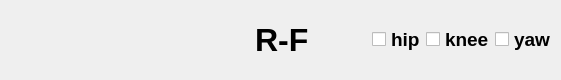
<?xml version="1.0" encoding="UTF-8"?>
<ui version="4.0">
 <class>DataPlotWidget</class>
 <widget class="QWidget" name="DataPlotWidget">
  <property name="geometry">
   <rect>
    <x>0</x>
    <y>0</y>
    <width>561</width>
    <height>80</height>
   </rect>
  </property>
  <property name="acceptDrops">
   <bool>true</bool>
  </property>
  <property name="windowTitle">
   <string>Plot</string>
  </property>
  <layout class="QVBoxLayout" name="verticalLayout">
   <property name="spacing">
    <number>0</number>
   </property>
   <property name="leftMargin">
    <number>0</number>
   </property>
   <property name="topMargin">
    <number>0</number>
   </property>
   <property name="rightMargin">
    <number>0</number>
   </property>
   <property name="bottomMargin">
    <number>0</number>
   </property>
   <item>
    <layout class="QHBoxLayout" name="dataPlotControls">
     <property name="spacing">
      <number>0</number>
     </property>
     <property name="leftMargin">
      <number>5</number>
     </property>
     <property name="topMargin">
      <number>5</number>
     </property>
     <property name="rightMargin">
      <number>5</number>
     </property>
     <property name="bottomMargin">
      <number>5</number>
     </property>
     <item>
      <spacer name="horizontalSpacer_5">
       <property name="orientation">
        <enum>Qt::Horizontal</enum>
       </property>
       <property name="sizeHint" stdset="0">
        <size>
         <width>40</width>
         <height>20</height>
        </size>
       </property>
      </spacer>
     </item>
     <item>
      <spacer name="horizontalSpacer_4">
       <property name="orientation">
        <enum>Qt::Horizontal</enum>
       </property>
       <property name="sizeHint" stdset="0">
        <size>
         <width>40</width>
         <height>20</height>
        </size>
       </property>
      </spacer>
     </item>
     <item>
      <spacer name="horizontalSpacer_3">
       <property name="orientation">
        <enum>Qt::Horizontal</enum>
       </property>
       <property name="sizeHint" stdset="0">
        <size>
         <width>40</width>
         <height>20</height>
        </size>
       </property>
      </spacer>
     </item>
     <item>
      <spacer name="horizontalSpacer">
       <property name="orientation">
        <enum>Qt::Horizontal</enum>
       </property>
       <property name="sizeHint" stdset="0">
        <size>
         <width>40</width>
         <height>20</height>
        </size>
       </property>
      </spacer>
     </item>
     <item>
      <widget class="QLabel" name="label">
       <property name="font">
        <font>
         <pointsize>24</pointsize>
         <weight>75</weight>
         <bold>true</bold>
        </font>
       </property>
       <property name="text">
        <string>R-F</string>
       </property>
      </widget>
     </item>
     <item>
      <spacer name="horizontalSpacer_2">
       <property name="orientation">
        <enum>Qt::Horizontal</enum>
       </property>
       <property name="sizeHint" stdset="0">
        <size>
         <width>40</width>
         <height>20</height>
        </size>
       </property>
      </spacer>
     </item>
     <item>
      <widget class="QCheckBox" name="checkBox_hip">
       <property name="font">
        <font>
         <pointsize>14</pointsize>
         <weight>75</weight>
         <bold>true</bold>
        </font>
       </property>
       <property name="text">
        <string>hip</string>
       </property>
      </widget>
     </item>
     <item>
      <widget class="QCheckBox" name="checkBox_knee">
       <property name="font">
        <font>
         <pointsize>14</pointsize>
         <weight>75</weight>
         <bold>true</bold>
        </font>
       </property>
       <property name="text">
        <string>knee</string>
       </property>
      </widget>
     </item>
     <item>
      <widget class="QCheckBox" name="checkBox_yaw">
       <property name="font">
        <font>
         <pointsize>14</pointsize>
         <weight>75</weight>
         <bold>true</bold>
        </font>
       </property>
       <property name="text">
        <string>yaw</string>
       </property>
      </widget>
     </item>
    </layout>
   </item>
   <item>
    <layout class="QHBoxLayout" name="data_plot_layout">
     <property name="spacing">
      <number>0</number>
     </property>
    </layout>
   </item>
  </layout>
 </widget>
 <resources/>
 <connections/>
</ui>
